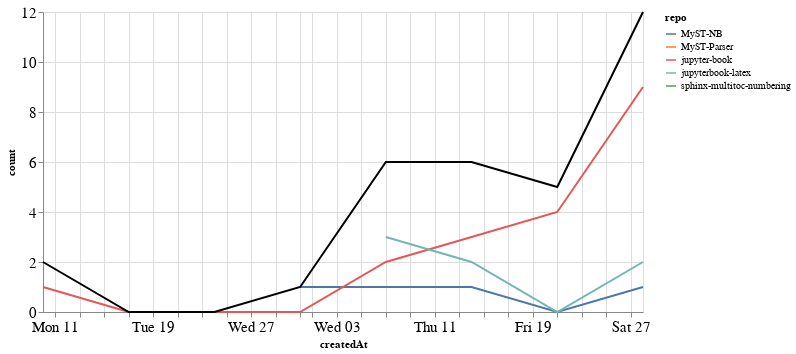

The code cell stored with this chart in its notebook:
### Markdown cell above
### Comments

### Code cell
comments_time = comments.groupby('repo').resample('W', on='createdAt').count()['author'].reset_index()
comments_time = comments_time.rename(columns={'author': 'count'})
comments_time_total = comments_time.groupby('createdAt').agg({"count": "sum"}).reset_index()
ch1 = alt.Chart(comments_time, width=600).mark_line().encode(
    x='createdAt',
    y='count',
    color='repo',
    tooltip="repo"
)

ch2 = alt.Chart(comments_time_total, width=600).mark_line(color="black").encode(
    x='createdAt',
    y='count',
)

ch1 + ch2

### Figure 1 — Vega-Lite specification as saved in the notebook (floating-point values rounded to 4 significant figures)
{"config": {"axisLeft": {"labelFontSize": 15}, "axisBottom": {"labelFontSize": 15}}, "layer": [{"data": {"name": "data-15852d4d68ba9185961ba13086d64c38"}, "mark": "line", "encoding": {"color": {"type": "nominal", "field": "repo"}, "tooltip": {"type": "nominal", "field": "repo"}, "x": {"type": "temporal", "field": "createdAt"}, "y": {"type": "quantitative", "field": "count"}}, "width": 600}, {"data": {"name": "data-1b2e9c4e1fcc4d410c49e2f98603ae46"}, "mark": {"type": "line", "color": "black"}, "encoding": {"x": {"type": "temporal", "field": "createdAt"}, "y": {"type": "quantitative", "field": "count"}}, "width": 600}], "$schema": "https://vega.github.io/schema/vega-lite/v4.8.1.json", "datasets": {"data-15852d4d68ba9185961ba13086d64c38": [{"repo": "MyST-NB", "createdAt": "2021-01-31T00:00:00", "count": 1}, {"repo": "MyST-NB", "createdAt": "2021-02-07T00:00:00", "count": 1}, {"repo": "MyST-NB", "createdAt": "2021-02-14T00:00:00", "count": 1}, {"repo": "MyST-NB", "createdAt": "2021-02-21T00:00:00", "count": 0}, {"repo": "MyST-NB", "createdAt": "2021-02-28T00:00:00", "count": 1}, {"repo": "MyST-Parser", "createdAt": "2021-02-21T00:00:00", "count": 1}, {"repo": "jupyter-book", "createdAt": "2021-01-10T00:00:00", "count": 1}, {"repo": "jupyter-book", "createdAt": "2021-01-17T00:00:00", "count": 0}, {"repo": "jupyter-book", "createdAt": "2021-01-24T00:00:00", "count": 0}, {"repo": "jupyter-book", "createdAt": "2021-01-31T00:00:00", "count": 0}, {"repo": "jupyter-book", "createdAt": "2021-02-07T00:00:00", "count": 2}, {"repo": "jupyter-book", "createdAt": "2021-02-14T00:00:00", "count": 3}, {"repo": "jupyter-book", "createdAt": "2021-02-21T00:00:00", "count": 4}, {"repo": "jupyter-book", "createdAt": "2021-02-28T00:00:00", "count": 9}, {"repo": "jupyterbook-latex", "createdAt": "2021-02-07T00:00:00", "count": 3}, {"repo": "jupyterbook-latex", "createdAt": "2021-02-14T00:00:00", "count": 2}, {"repo": "jupyterbook-latex", "createdAt": "2021-02-21T00:00:00", "count": 0}, {"repo": "jupyterbook-latex", "createdAt": "2021-02-28T00:00:00", "count": 2}, {"repo": "sphinx-multitoc-numbering", "createdAt": "2021-01-10T00:00:00", "count": 1}], "data-1b2e9c4e1fcc4d410c49e2f98603ae46": [{"createdAt": "2021-01-10T00:00:00", "count": 2}, {"createdAt": "2021-01-17T00:00:00", "count": 0}, {"createdAt": "2021-01-24T00:00:00", "count": 0}, {"createdAt": "2021-01-31T00:00:00", "count": 1}, {"createdAt": "2021-02-07T00:00:00", "count": 6}, {"createdAt": "2021-02-14T00:00:00", "count": 6}, {"createdAt": "2021-02-21T00:00:00", "count": 5}, {"createdAt": "2021-02-28T00:00:00", "count": 12}]}}
